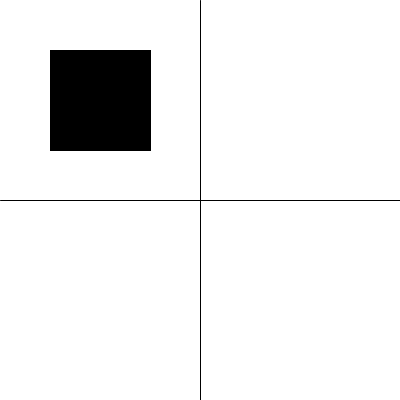
Frame 1 (no input)
Frame 60 (the mouse pressed at the canvas centre just before this capture): identical to frame 1, image omitted
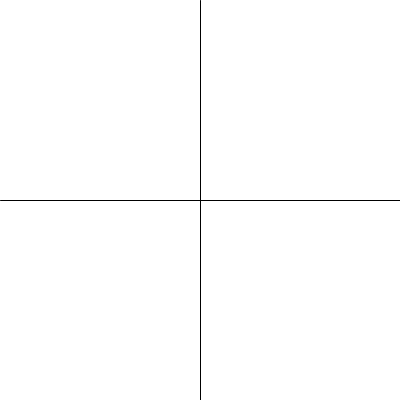
Frame 120 (the mouse held since frame 60 and released just before this capture)

The Processing sketch that drew these frames (run headless with seeded random() and noise(); from frame 60 on, the mouse is pressed at the canvas centre):

// Processing sketch: processing_49421
// ── processing_49421.pde

int x = 200;
int y = 200;
int w = 200;
int h = 200;

void setup() {
  size (400, 400);
  smooth();
  background (255);
  line (x, 0, w, h*2);
  line (0, y, w*2, h);
}

void draw() {
  background(255);
  line (x, 0, w, h*2);
  line (0, y, w*2, h);

  if ( (mouseX < x) && (mouseY < y) ) {

    fill (0);
    rect(x/4, y/4, w/2, h/2);
  } 
  else if ( (mouseX > x) && (mouseY < y) ) {

    fill(0);
    rect(x + x/4, y/4, w/2, h/2);
  } 
  else if ( (mouseX < x) && (mouseY > y) ) {

    fill(0);
    rect(x/4, y + y/4, w/2, h/2);
  } 
  else if ( (mouseX > x) && (mouseY > y) ) {

    fill(0);
    rect(x + x/4, y + y/4, w/2, h/2);
  } 
  else {
    background (255);
    line (x, 0, w, h*2);
    line (0, y, w*2, h);
  }
}
